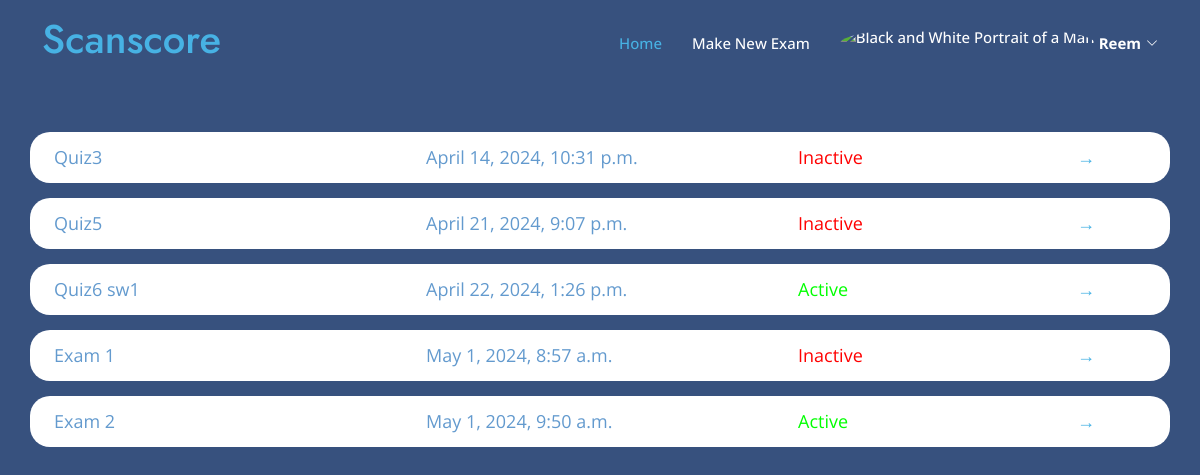
/teacher_dashboard/ (signed in), run on an earlier commit of the app's database.
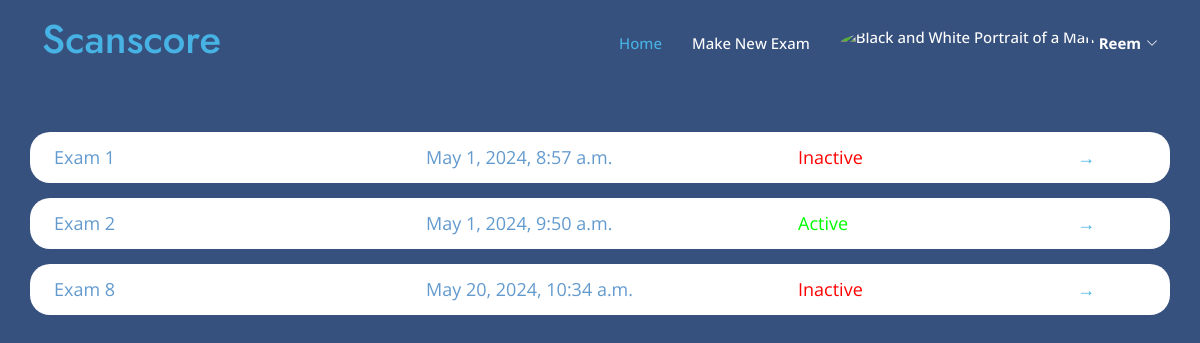
And on a later commit of the database.
### myapp/models.py (models this page shows)
class Exam(models.Model):
    name = models.CharField(max_length=100)
    teacher = models.ForeignKey(User, on_delete=models.CASCADE)
    question= models.TextField(max_length=10000)
    model_answer = models.TextField(max_length=10000)
    keywordsList = models.TextField(max_length=10000,null=True,blank=True)
    is_active = models.BooleanField(default=False)
    time_created = models.DateTimeField(auto_now_add=True)
    time_updated = models.DateTimeField(auto_now=True)

### myapp/views.py (the view)
# urls.py: path('teacher_dashboard/', views.teacher_dashboard, name='teacher_dashboard'),
def teacher_dashboard(request):
    if not hasattr(request.user, 'teacher'): # Check if the user is a teacher
        return HttpResponseForbidden("You are not authorized to view this page.")
    exams = Exam.objects.filter(teacher=request.user)
    return render(request, 'myapp/teacher/teacher_dashboard.html', {'exams': exams})

### templates/myapp/teacher/teacher_dashboard.html (shortened to what this page needs)
{% load static %}
<!DOCTYPE html>
<html lang="en">
<head>
    <link href="{% static 'vendor/aos/aos.css' %}" rel="stylesheet">
    <link href="{% static 'vendor/bootstrap/css/bootstrap.min.css' %}" rel="stylesheet">
    <link href="{% static 'vendor/bootstrap-icons/bootstrap-icons.css' %}" rel="stylesheet">
    <link href="{% static 'vendor/boxicons/css/boxicons.min.css' %}" rel="stylesheet">
    <link href="{% static 'vendor/glightbox/css/glightbox.min.css' %}" rel="stylesheet">
    <link href="{% static 'vendor/remixicon/remixicon.css' %}" rel="stylesheet">
    <link href="{% static 'vendor/swiper/swiper-bundle.min.css' %}" rel="stylesheet">
    <link href="{% static 'css/style1.css' %}" rel="stylesheet">
</head>
<body>
    <header id="header" class="fixed-top">
        <div class="container d-flex align-items-center justify-content-between">
            <h1 class="me-auto"><a href="{% url 'login' %}">Scanscore</a></h1>
            <nav id="navbar" class="navbar order-last order-lg-0">
                <ul>
                    <li><a class="nav-link scrollto active" href="{% url 'teacher_dashboard' %}">Home</a></li>
                    <li><a class="nav-link scrollto" href="{% url 'create_exam' %}">Make New Exam</a></li>
                    <li class="dropdown">
                        <a href="#">
                            <img src="https://mdbcdn.b-cdn.net/img/Photos/new-templates/bootstrap-profiles/avatar-2.webp"
                                class="rounded-circle" height="35" alt="Black and White Portrait of a Man"
                                loading="lazy" />
                            <strong class="d-none d-sm-block ms-1">{{ user.first_name }}</strong><i
                                class="bi bi-chevron-down"></i>
                        </a>
                    </li>
                </ul>
            </nav>
        </div>
    </header>
    <section id="hero" class="d-flex" style="height: 100vh; text-align: left;">
        <div class="container">
            {% block content %}
            <div class="exam-list">
                {% for exam in exams %}
                <div class="row exam-item"
                    style="font-size: large; border-radius: 20px; background-color: white; color: rgb(99, 154, 206); padding: 12px; margin-bottom: 15px;">
                    <div class="col-md-4 col-12">{{ exam.name }}</div>
                    <div class="col-md-4 col-12">{{ exam.time_created }}</div>
                    <div class="col-md-3 col-10">
                        {% if exam.is_active %}
                        <span class="active" style="color: rgb(0, 255, 0);">Active</span>
                        {% else %}
                        <span class="inactive" style="color: rgb(255, 0, 0);">Inactive</span>
                        {% endif %}
                    </div>
                    <a href="{% url 'view_exam' exam.id %}" class="col-md-1 col-2">→</a>
                </div>
                {% empty %}
                <div style="text-align: center;">
                    <h2 style="padding-left: 15px;">No exams created yet.</h2>
                </div>
                {% endfor %}
            </div>
            {% endblock %}
        </div>
    </section>
</body>
</html>

What changed in the data, as far as the page shows it:
removed Exam: name "Quiz3", time_created "April 14, 2024, 10:31 p.m.", is_active "Inactive"
removed Exam: name "Quiz5", time_created "April 21, 2024, 9:07 p.m.", is_active "Inactive"
removed Exam: name "Quiz6 sw1", time_created "April 22, 2024, 1:26 p.m.", is_active "Active"
added Exam: name "Exam 8", time_created "May 20, 2024, 10:34 a.m.", is_active "Inactive"
